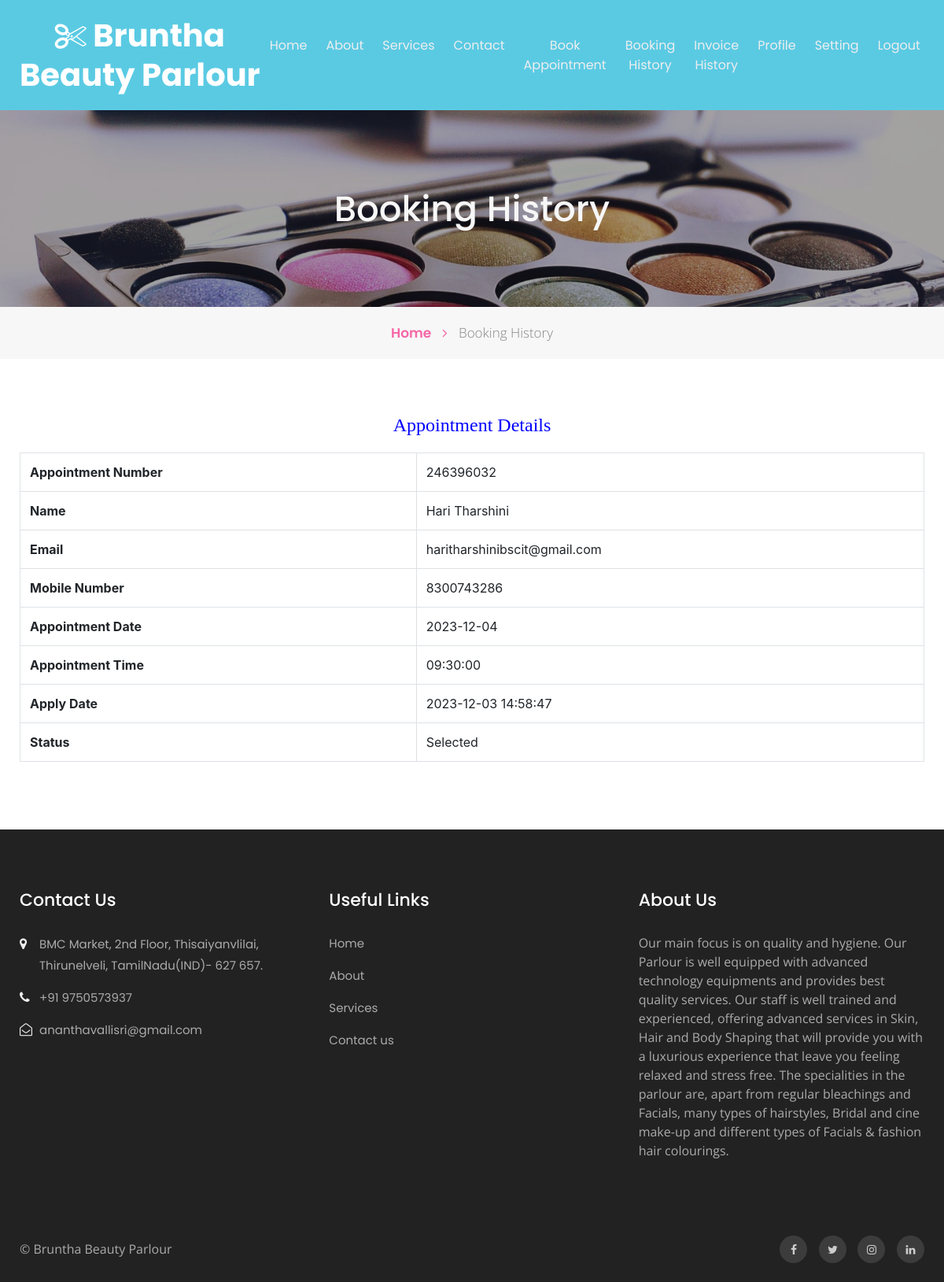
Page /bpms/appointment-detail.php?aptnumber=246396032 (signed in) on the committed database.
### tables this page shows
CREATE TABLE `tblbook` (
  `ID` int(10) NOT NULL,
  `UserID` int(10) DEFAULT NULL,
  `AptNumber` int(10) DEFAULT NULL,
  `AptDate` date DEFAULT NULL,
  `AptTime` time DEFAULT NULL,
  `Message` mediumtext DEFAULT NULL,
  `BookingDate` timestamp NULL DEFAULT current_timestamp(),
  `Remark` varchar(250) DEFAULT NULL,
  `Status` varchar(250) DEFAULT NULL,
  `RemarkDate` timestamp NULL DEFAULT NULL ON UPDATE current_timestamp()
);

CREATE TABLE `tbluser` (
  `ID` int(10) NOT NULL,
  `FirstName` varchar(120) DEFAULT NULL,
  `LastName` varchar(250) DEFAULT NULL,
  `MobileNumber` bigint(10) DEFAULT NULL,
  `Email` varchar(120) DEFAULT NULL,
  `Password` varchar(120) DEFAULT NULL,
  `RegDate` timestamp NULL DEFAULT current_timestamp()
);

CREATE TABLE `tblpage` (
  `ID` int(10) NOT NULL,
  `PageType` varchar(200) DEFAULT NULL,
  `PageTitle` mediumtext DEFAULT NULL,
  `PageDescription` mediumtext DEFAULT NULL,
  `Email` varchar(200) DEFAULT NULL,
  `MobileNumber` bigint(10) DEFAULT NULL,
  `UpdationDate` date DEFAULT NULL,
  `Timing` varchar(200) NOT NULL
);

### bpms/appointment-detail.php (the view, shortened to what this page needs)
<?php
include('includes/dbconnection.php');
if (strlen($_SESSION['bpmsuid']==0)) {
  header('location:logout.php');
  } else{
  ?>
<!doctype html>
<html lang="en">
  <head>
    <link rel="stylesheet" href="assets/css/style-starter.css">
  </head>
  <body id="home">
<?php include_once('includes/header.php');?>
<section class="w3l-inner-banner-main">
    <div class="about-inner contact ">
        <div class="container">
            <div class="main-titles-head text-center">
            <h3 class="header-name ">
 Booking History
            </h3>
        </div>
</div>
</div>
<div class="breadcrumbs-sub">
<div class="container">
<ul class="breadcrumbs-custom-path">
    <li class="right-side propClone"><a href="index.php" class="">Home <span class="fa fa-angle-right" aria-hidden="true"></span></a> <p></li>
    <li class="active ">
        Booking History</li>
</ul>
</div>
</div>
</section>
<section class="w3l-contact-info-main" id="contact">
    <div class="contact-sec	">
        <div class="container">
            <div>
                <div class="cont-details">
                   <div class="table-content table-responsive cart-table-content m-t-30">
                   <h4 style="padding-bottom: 20px;text-align: center;color: blue;">Appointment Details</h4>
                        <?php
$cid=$_GET['aptnumber'];
$ret=mysqli_query($con,"select tbluser.FirstName,tbluser.LastName,tbluser.Email,tbluser.MobileNumber,tblbook.ID as bid,tblbook.AptNumber,tblbook.AptDate,tblbook.AptTime,tblbook.Message,tblbook.BookingDate,tblbook.Remark,tblbook.Status,tblbook.RemarkDate from tblbook join tbluser on tbluser.ID=tblbook.UserID where tblbook.AptNumber='$cid'");
while ($row=mysqli_fetch_array($ret)) {
?>
                        <table class="table table-bordered">
                            <tr>
    <th>Appointment Number</th>
    <td><?php  echo $row['AptNumber'];?></td>
  </tr>
  <tr>
<th>Name</th>
    <td><?php  echo $row['FirstName'];?> <?php  echo $row['LastName'];?></td>
  </tr>
<tr>
    <th>Email</th>
    <td><?php  echo $row['Email'];?></td>
  </tr>
   <tr>
    <th>Mobile Number</th>
    <td><?php  echo $row['MobileNumber'];?></td>
  </tr>
   <tr>
    <th>Appointment Date</th>
    <td><?php  echo $row['AptDate'];?></td>
  </tr>
<tr>
    <th>Appointment Time</th>
    <td><?php  echo $row['AptTime'];?></td>
  </tr>
  <tr>
    <th>Apply Date</th>
    <td><?php  echo $row['BookingDate'];?></td>
  </tr>
<tr>
    <th>Status</th>
    <td> <?php
if($row['Status']=="Selected")
{
  echo "Selected";
}
     ;?></td>
  </tr>
                        </table><?php } ?>
                    </div> </div>
    </div>
    </div></div>
</section>
<?php include_once('includes/footer.php');?>
</body>
</html><?php } ?>

### bpms/includes/footer.php (shortened to what this page needs)
<section class="w3l-footer-29-main">
    <div class="footer-29 py-5">
      <div class="container py-lg-4">
        <div class="row footer-top-29">
          <div class="col-lg-4 col-md-6 col-sm-8 footer-list-29 footer-1">
            <h6 class="footer-title-29">Contact Us</h6>
            <ul>
              <?php
$ret=mysqli_query($con,"select * from tblpage where PageType='contactus' ");
while ($row=mysqli_fetch_array($ret)) {
?>
              <li>
                <span class="fa fa-map-marker"></span> <p><a href="http://maps.app.goo.gl/pQonJgycastt27Ft5"> <?php  echo $row['PageDescription'];?>.</a></p>
              </li>
              <li><span class="fa fa-phone"></span><a href="tel:+7-800-999-800"> +91 <?php  echo $row['MobileNumber'];?></a></li>
              <li><span class="fa fa-envelope-open-o"></span><a href="mailto:parlour@mail.com" class="mail">
                  <?php  echo $row['Email'];?></a></li><?php } ?>
            </ul>
          </div>
          <div class="col-lg-4 col-md-6 col-sm-4 footer-list-29 footer-2 ">
            <ul>
              <h6 class="footer-title-29">Useful Links</h6>
              <li><a href="index.php">Home</a></li>
              <li><a href="about.php">About</a></li>
              <li><a href="services.php"> Services</a></li>
              <li><a href="contact.php">Contact us</a></li>
            </ul>
          </div>
          <div class="col-lg-4 col-md-6 col-sm-7 footer-list-29 footer-4">
            <?php
$ret=mysqli_query($con,"select * from tblpage where PageType='aboutus' ");
while ($row=mysqli_fetch_array($ret)) {
?>
            <h6 class="footer-title-29"><?php  echo $row['PageTitle'];?> </h6>
            <p><?php  echo $row['PageDescription'];?></p><?php } ?>
          </div>
        </div>
      </div>
    </div>
  </section>
  <section class="w3l-footer-29-main w3l-copyright">
    <div class="container">
      <div class="row bottom-copies">
        <p class="col-lg-8 copy-footer-29">© Bruntha Beauty Parlour </p>
        <div class="col-lg-4 main-social-footer-29">
          <a href="#facebook" class="facebook"><span class="fa fa-facebook"></span></a>
          <a href="#twitter" class="twitter"><span class="fa fa-twitter"></span></a>
          <a href="#instagram" class="instagram"><span class="fa fa-instagram"></span></a>
          <a href="#linkedin" class="linkedin"><span class="fa fa-linkedin"></span></a>
        </div>
      </div>
    </div>
  </section>

### rows in the picture
tblbook: AptNumber "246396032", UserID.FirstName "Hari", UserID.LastName "Tharshini", UserID.Email "haritharshinibscit@gmail.com", UserID.MobileNumber "8300743286", AptDate "2023-12-04", AptTime "09:30:00", BookingDate "2023-12-03 14:58:47", Status "Selected"
tblpage: PageDescription "BMC Market, 2nd Floor, Thisaiyanvlilai, Thirunelveli, TamilNadu(IND)- 627 657", MobileNumber "9750573937", Email "ananthavallisri@gmail.com"
tblpage: PageTitle "About Us", PageDescription "Our main focus is on quality and hygiene. Our Parlour is well equipped with advanced technology equipments and provides best quality services. Our staff is well trained and experienced, offering advanced services in Skin, Hair and Body Shaping that will provide you with a luxurious experience that leave you feeling relaxed and stress free. The specialities in the parlour are, apart from regular bleachings and Facials, many types of hairstyles, Bridal and cine make-up and different types of Facials & fashion hair colourings."
